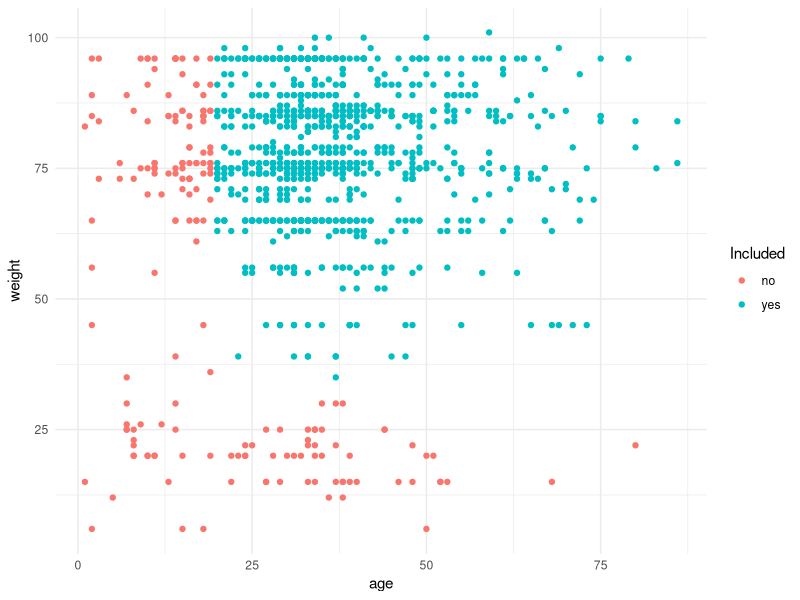

Generate this figure with R:
## ---- chunk 1
knitr::opts_chunk$set(echo = FALSE)
library(tidyverse)
library(kableExtra)
knitr::opts_knit$set(root.dir = here::here()) #root dir for file to project root dir


## ---- chunk 2
death_cases <- read_csv("data/01_death_cases.csv")
recovered_cases <- read_csv("data/01_recovered_cases.csv")
under_treatment_cases <- read_csv("data/01_under_treatment_cases.csv")
all_cases<- death_cases %>%
  mutate(birth_date=as.double(birth_date))%>%
  full_join(recovered_cases)%>%
  full_join(under_treatment_cases)
## ---- chunk 3
all_cases %>%
  head(8) %>%
  kbl("html") %>%
  kable_paper() %>%
  scroll_box(width = "1000px")
## ---- chunk 4
knitr::include_graphics("flow_chart.png", error = FALSE)
## ---- chunk 5
all_cases %>%
  mutate(Included = ifelse((age >= 20 & weight >= 35), yes="yes", no="no")) %>%
  ggplot(aes(x = age, y = weight, col=Included)) +
  geom_point() +
  theme_minimal()
## ---- chunk 6
y <- data.frame(Changes = c(
  "Removed special characters from variable names" , 
  "Greedy cleanup of binary variables: None binary values set to 1",
  "Blood type had non-conforming entries which were set to NA", 
  "Birth dates of other than 4 numbers were set to NA",  
  "Only include women as they are the risk group of breast cancer (few men are hit)", 
  "Only include women > 20 years, as they are the primary risk group", #as we wish to mainly focus on the risk group (age = risk) (0 cases in UK for women < 20 over 3 years)", 
  "Remove samples with abnormal weight age proportions", 
  "Filter out a single woman who is set to not yet have her period, but have experience in pregnancy", 
  "Remove singular columns (with only one value for all samples)"))

x <- knitr::kable(y, "html") %>%
  kable_styling(font_size = 23) %>%
  pack_rows("Column names",1,1) %>%
  pack_rows("Variable values",2,4) %>%
  pack_rows("Filter out samples",5,8) %>%
  pack_rows("Removing columns", 9,9)

x
## ---- chunk 7
y <- data.frame(Changes = c(
  "Categorical variables encoded with label as factor", 
  "Age at treatment",
  "Normalised numerical variables"))

x <- knitr::kable(y, "html") %>%
  kable_styling(font_size = 23) %>%
  pack_rows("Values changed",1,1) %>%
  pack_rows("Adding columns",2,3) 

x
## ---- chunk 8
knitr::include_graphics("../results/04_analysis_barchart_categorical_education_to_heartmedicine.png", error = F)
## ---- chunk 9
knitr::include_graphics("../results/04_analysis_barchart_categorical_gallmedicine_to_condition.png", error = F)
## ---- chunk 10

knitr::include_graphics("../results/04_analysis_densitograms_on_condition.png", 
  error = F)
## ---- chunk 11

knitr::include_graphics("../results/04_analysis_densitograms_on_tumor.png", 
  error = F)
## ---- chunk 12

knitr::include_graphics("../results/06_MCA_contour_tumorType.png", 
  error = F)
## ---- chunk 13

knitr::include_graphics("../results/06_MCA_contour_conditions.png", 
  error = F)
## ---- chunk 14

knitr::include_graphics("../results/06_MCA_contour_conditions.png", 
  error = F)
## ---- chunk 15

knitr::include_graphics("../results/06_MCA_supImp_rotation.png", 
  error = F)
## ---- chunk 16

knitr::include_graphics("../results/05_heatmap_binary.png", 
  error = F)
## ---- chunk 17

knitr::include_graphics("../results/05_heatmap_numeric.png", 
  error = F)
## ---- chunk 18
redMod_tumor = read.csv("results/07_Model_performance_tumor.csv")

redMod_tumor %>%
  pivot_wider(names_from = "term", values_from = "estimate") %>%
  select(-class) %>%
  mutate(across(-model, function(x) str_c(round(x*100),"%"))) %>%
  kbl("html") %>%
  kable_minimal() %>%
    kable_styling(font_size = 20) %>%
  footnote(general= "Positive class = Malignant",
           fixed_small_size = TRUE)

## ---- chunk 19
redMod_tumor = read.csv("results/08_Model_performance_condition.csv")

redMod_tumor %>%
  pivot_wider(names_from = "term", values_from = "estimate") %>%
  select(-class) %>%
  mutate(across(-model, function(x) str_c(round(x*100),"%"))) %>%
  kbl("html") %>%
  kable_minimal() %>%
  kable_styling(font_size = 20) %>%
  footnote(general = "Positive class = Death",
           fixed_small_size = TRUE)

## ---- chunk 20
knitr::include_graphics("app_screenshot.png", 
  error = F)
